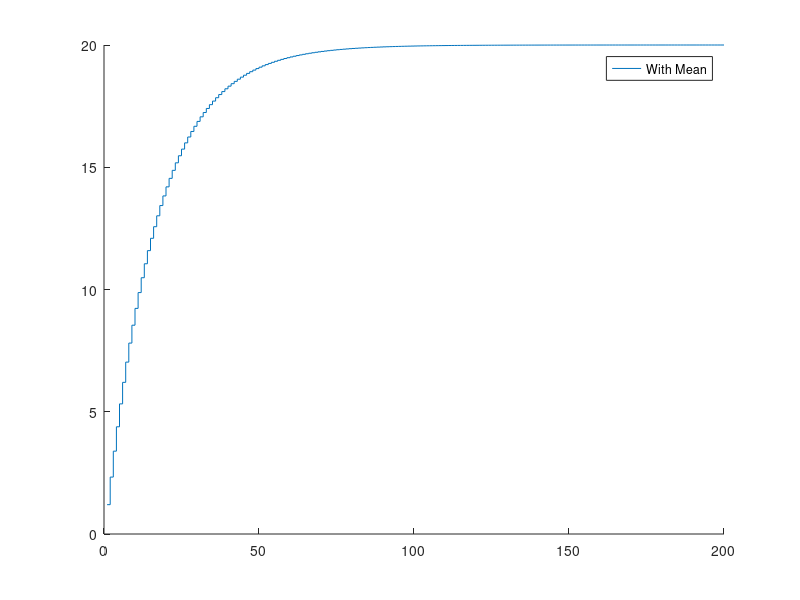

Here is the MATLAB script that generated this plot:
% Author: Dan Lofaro
% --------------------------------
% --------------------------------
% --------[ this is the final verions  of the filter for hubo's arm
% movement.  The k1 and L can be modified in order to change the filter
% size and properties]-------------


close all
clear all

t = 200;        % time for simulation

hold on

% -------------------------------------
% -------- pSharedMemory Start --------
% -------------------------------------
L = 1;        % length of buffer
yn = 0;
yn1 = 0;
xn = 0;
k1 = 0.94;
k0 = 1-k1;
zn = 0;
% -------------------------------------
% --------- pSharedMemory End ---------
% -------------------------------------


buffer = zeros(L,1);   % the buffer
znPlot = zeros(t,1);    % to record the 

xn = 20;        % target pos


for i = 1:t
    
    yn = k1*yn1+xn;
    zn = k0*yn;
    yn1 = yn;

    
    for ii = length(buffer):-1:2
        buffer(ii) = buffer(ii-1);
    end
    
    buffer(1) = yn*k0;
    
    
%     buffer(1) = 20;
    
%     bufferTemp = buffer;
%     for ii = 1:length(buffer)
%         bufferTemp(ii) = bufferTemp(ii)*ii/length(bufferTemp)*2;
%     end
    
    
%     zn = mean(buffer);


    
    znPlot(i) = mean(buffer);
end

stairs(znPlot)









legend('With Mean');

shg